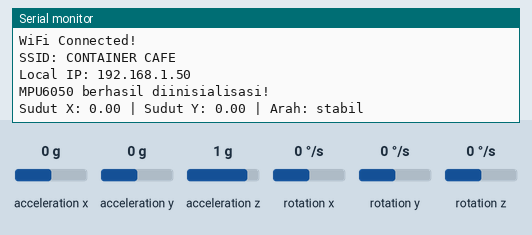
The sketch below on a simulated ESP32. On the bench: the last lines printed to the serial monitor. The inputs (shaded band) are chosen by the test bench; at power-on: acceleration x 0 g, acceleration y 0 g, acceleration z 1 g, rotation x 0 °/s, rotation y 0 °/s, rotation z 0 °/s. WiFi joins after 1.5 s; servers stay silent unless stated; uploads are accepted with an empty reply.

Above: at 7.2 s.
7.3 s: acceleration x set to -1.4 g
At 10.5 s:
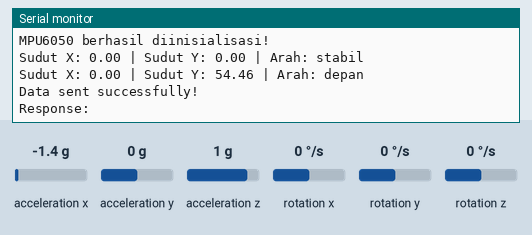
11.0 s: acceleration y set to -1.4 g
At 12.37 s:
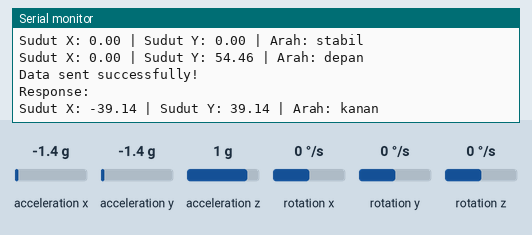
16.9 s: acceleration y set to 0.8 g
At 18.77 s:
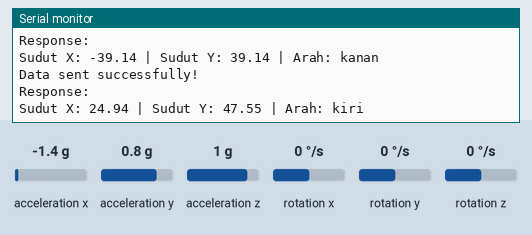
23.3 s: acceleration z set to -1.4 g
At 25.6 s:
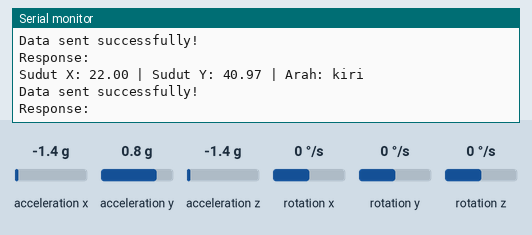

Measured:
- after the input at 7.3 s, the serial monitor: prints a new line after 1.7 s (image 1)
- after the input at 11.0 s, the serial monitor: prints a new line after 1.2 s (image 2)
- after the input at 16.9 s, the serial monitor: prints a new line after 1.7 s (image 3)
- after the input at 23.3 s, the serial monitor: prints a new line after 1.7 s (image 4)

The sketch:

Tugas2.ino
```cpp
#include <WiFi.h>
#include <HTTPClient.h>
#include <Wire.h>
#include <MPU6050_tockn.h>  // Pastikan Anda menggunakan pustaka tockn

const char* ssid = "CONTAINER CAFE";          // SSID WiFi
const char* password = "UMM.1964";    // Password WiFi
const char* serverUrl = "http://172.16.98.82/Tugas2/save_data.php";

MPU6050 mpu(Wire);  // Inisialisasi MPU6050 dengan Wire

void setup() {
    Serial.begin(115200);
    delay(1000);

    // Koneksi ke jaringan WiFi
    WiFi.begin(ssid, password);
    while (WiFi.status() != WL_CONNECTED) {
        delay(1000);
        Serial.println("Connecting to WiFi...");
    }

    Serial.println("WiFi Connected!");
    Serial.println("SSID: " + String(WiFi.SSID()));
    Serial.println("Local IP: " + WiFi.localIP().toString());

    // Inisialisasi MPU6050
    Wire.begin();
    mpu.begin();
    mpu.calcGyroOffsets(true);  // Hitung offset gyro untuk akurasi
    Serial.println("MPU6050 berhasil diinisialisasi!");
}

void loop() {
    mpu.update();  // Perbarui data dari MPU6050

    float x = mpu.getGyroAngleX();  // Sudut rotasi pada sumbu X
    float y = mpu.getGyroAngleY();  // Sudut rotasi pada sumbu Y

    String arah = "";
    float angka_sumbu = 0;

    // Klasifikasi arah berdasarkan data MPU6050
    if (x > 10) {
        arah = "kiri";
        angka_sumbu = x;
    } else if (x < -10) {
        arah = "kanan";
        angka_sumbu = x;
    } else if (y > 10) {
        arah = "depan";
        angka_sumbu = y;
    } else if (y < -10) {
        arah = "belakang";
        angka_sumbu = y;
    } else {
        arah = "stabil";
    }

    // Menampilkan data ke Serial Monitor
    Serial.print("Sudut X: ");
    Serial.print(x);
    Serial.print(" | Sudut Y: ");
    Serial.print(y);
    Serial.print(" | Arah: ");
    Serial.println(arah);

    // Mengirim data ke server menggunakan HTTP GET
    if (arah != "stabil" && WiFi.status() == WL_CONNECTED) {
        String url = serverUrl;
        url += "?arah=" + arah;
        url += "&angka_sumbu=" + String(angka_sumbu);  // Tambahkan parameter ke URL

        HTTPClient http;
        http.begin(url);

        int httpResponseCode = http.GET();  // Gunakan metode GET
        if (httpResponseCode == 200) {
            String response = http.getString();
            Serial.println("Data sent successfully!");
            Serial.println("Response: " + response);
        } else {
            Serial.print("Error code: ");
            Serial.println(httpResponseCode);
        }

        http.end();  // Mengakhiri koneksi HTTP
    }

    delay(3000);  // Tunggu 1 detik sebelum membaca ulang
}
```
